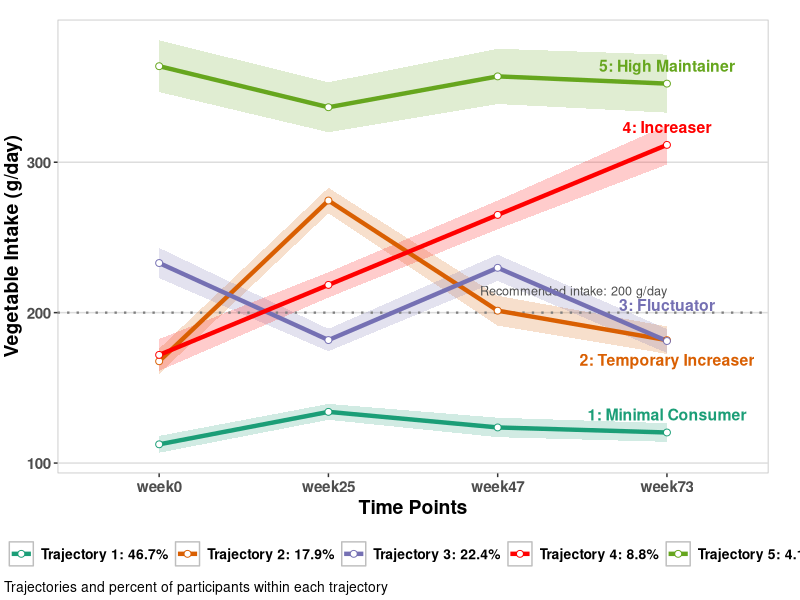

Source code (R):
# ==============================================================================
# Script 01: Longitudinal Trajectory Plot
# ==============================================================================

library(tidyverse)
library(readxl)
library(scales)


# 1. Read data -----------------------------------------------------------------
library(readr)
op <- read_csv("data/Vege_OP.csv")

# 2. Setup constants -----------------------------------------------------------
time_labels <- c("week0", "week25", "week47", "week73")
x_label     <- "Time Points"
y_label     <- "Vegetable Intake (g/day)"
groups      <- 5

colours_manual <- c(
  "#1b9e77",  # 1 teal
  "#d95f02",  # 2 burnt orange
  "#7570b3",  # 3 muted purple
  "#FF0000",  # 4 red
  "#66a61e"   # 5 olive green
)

pct_vec <- c(46.74319, 17.85798, 22.4118, 8.840521, 4.146511)
group_names <- paste0("Trajectory ", 1:5, ": ", sprintf("%.1f", pct_vec), "%")

trajectory_descriptions <- c(
  "Minimal Consumer",
  "Temporary Increaser",
  "Fluctuator",
  "Increaser",
  "High Maintainer"
)

# 3. Build long dataset --------------------------------------------------------
make_group_df <- function(g) {
  tibble(
    t     = as.integer(op$T),
    group = g,
    PRED  = op[[paste0("PRED", g)]],
    L95M  = op[[paste0("L95M", g)]],
    U95M  = op[[paste0("U95M", g)]]
  )
}

plot_data <- map_dfr(1:5, make_group_df)

# 4. Generate label data -------------------------------------------------------
label_data <- plot_data %>%
  filter(t == 3) %>%
  mutate(
    x_lab = factor(t, levels = 0:3, labels = time_labels),
    label = paste0(group, ": ", trajectory_descriptions[group]),
    y_lab = case_when(
      group == 2 ~ PRED - 25,
      group == 3 ~ PRED + 12,
      TRUE       ~ PRED
    )
  )

# 5. Build ggplot --------------------------------------------------------------
v_plot <- ggplot(
  data = plot_data,
  aes(
    x = factor(t, levels = 0:3, labels = time_labels),
    group = as.factor(group),
    colour = as.factor(group),
    fill = as.factor(group)
  )
) +
  geom_ribbon(aes(ymin = L95M, ymax = U95M), alpha = 0.2, colour = NA) +
  geom_hline(yintercept = 200, linetype = "dotted", colour = "grey50", linewidth = 0.8) +
  annotate("text", x = 4, y = 210, label = "Recommended intake: 200 g/day",
           hjust = 1, vjust = -0.2, size = 3.2, colour = "grey30") +
  geom_line(aes(y = PRED), linewidth = 1.5) +
  geom_point(aes(y = PRED), shape = 21, fill = "white", size = 2) +
  geom_text(
    data = label_data,
    aes(x = x_lab, y = y_lab, label = label, colour = as.factor(group)),
    vjust = -1, size = 4, fontface = "bold", show.legend = FALSE
  ) +
  labs(
    x = x_label,
    y = y_label,
    colour = NULL,
    fill = NULL,
    caption = "Trajectories and percent of participants within each trajectory"
  ) +
  scale_colour_manual(values = colours_manual, breaks = as.character(1:groups), labels = group_names) +
  scale_fill_manual(values = colours_manual, breaks = as.character(1:groups), labels = group_names) +
  guides(
    shape = "none", linetype = "none", alpha = "none", fill = "none",
    colour = guide_legend(override.aes = list(alpha = 1))
  ) +
  theme(
    panel.background = element_rect(fill = "white", colour = "grey"),
    panel.grid = element_blank(),
    panel.grid.major.y = element_line(colour = "#DDDDDD"),
    legend.key = element_rect(fill = "transparent"),
    plot.margin = unit(c(0.5, 0.8, 0.1, 0.1), "cm"),
    axis.title = element_text(size = 14, face = "bold"),
    axis.text = element_text(size = 11, face = "bold"),
    legend.title = element_text(size = 11, face = "bold"),
    legend.text = element_text(size = 10, face = "bold"),
    legend.position = "bottom",
    legend.justification = "center",
    plot.caption.position = "plot",
    plot.caption = element_text(hjust = 0, size = 10)
  )
print(v_plot)
